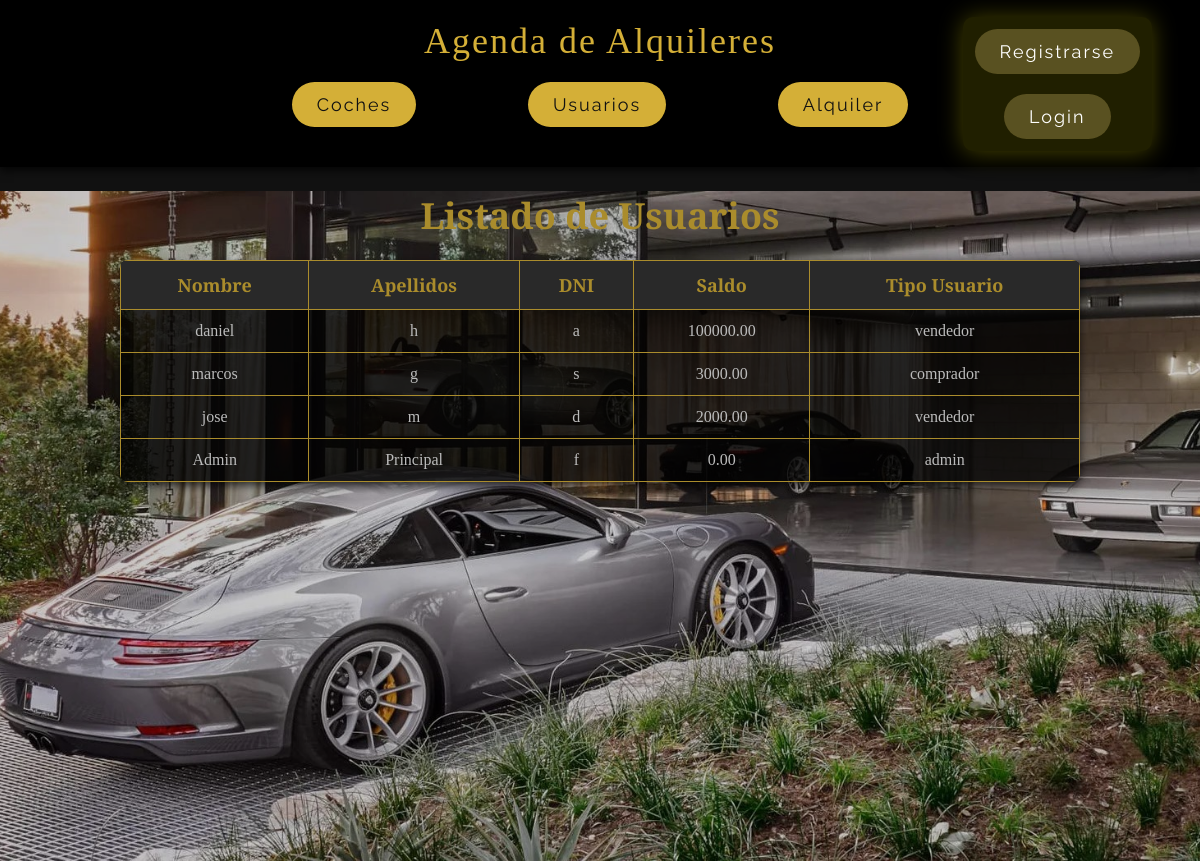
Page /Concesionario_PHP/listar2.php on the committed database.
### tables this page shows
CREATE TABLE `usuarios` (
  `id_usuario` int(10) UNSIGNED NOT NULL,
  `password` varchar(100) NOT NULL,
  `nombre` varchar(50) NOT NULL,
  `apellidos` varchar(50) NOT NULL,
  `dni` varchar(9) NOT NULL,
  `saldo` decimal(10,2) NOT NULL DEFAULT '0.00',
  `tipo_usuario` varchar(20) NOT NULL
);

### Concesionario_PHP/listar2.php (the view, shortened to what this page needs)
<?php
if (!isset($_SESSION['loggedin']) || $_SESSION['loggedin'] !== true) {
    $loggedIn = false;
} else {
    $loggedIn = true;
    $nombre = $_SESSION['nombre'];
    $apellidos = $_SESSION['apellidos'];
    $saldo = $_SESSION['saldo'];
    $tipo_usuario = $_SESSION['tipo_usuario'];
}
?>
<!DOCTYPE html>
<html lang="es">
<head>
<link rel="stylesheet" href="listar2.css">
</head>
<body>
<div class="clase1">Agenda de Alquileres
<div class="clase2">
<div class="clase3">Coches
</div>
<div class="clase3">Usuarios
</div>
<div class="clase3">Alquiler</div></div>
<div class="claseR">
<?php if ($loggedIn): ?>
    <div class="clase3">Hola, <?php echo $nombre; ?> <?php echo $apellidos; ?></div>
    <form method="post">
        <button class="clase3" name="logout" type="submit">Log Out</button>
    </form>
<?php else: ?>
    <div class="clase3"><a href="registro.php">Registrarse</a></div>
    <div class="clase3"><a href="login.php">Login</a></div>
<?php endif; ?>
</div>
</div>
<div class="clase4">
<?php
$conn = mysqli_connect("localhost", "root", "rootroot", "concesionario");
$sql = "SELECT id_usuario, nombre, apellidos, dni, saldo, tipo_usuario FROM usuarios";
$result = mysqli_query($conn, $sql);
if (mysqli_num_rows($result) > 0) {
    echo "<h1>Listado de Usuarios</h1>";
    echo "<table>";
    echo "<tr>
        <th>Nombre</th>
        <th>Apellidos</th>
        <th>DNI</th>
        <th>Saldo</th>
        <th>Tipo Usuario</th>
    </tr>";
    while ($row = mysqli_fetch_assoc($result)) {
        echo "<tr>";
        echo "<td>" . htmlspecialchars($row['nombre']) . "</td>";
        echo "<td>" . htmlspecialchars($row['apellidos']) . "</td>";
        echo "<td>" . htmlspecialchars($row['dni']) . "</td>";
        echo "<td>" . htmlspecialchars($row['saldo']) . "</td>";
        echo "<td>" . htmlspecialchars($row['tipo_usuario']) . "</td>";
        echo "</tr>";
    }
    echo "</table>";
} else {
    echo "<p>No hay usuarios disponibles para mostrar.</p>";
}
?>
</div>
</body>
</html>

### Concesionario_PHP/listar2.css (style rules this page uses)
body { margin: 0; font-family: 'Libre Baskerville', serif; background-color: #111; color: #eaeaea; }
.clase1 { background-color: #000; color: #d4af37; padding: 20px 0; font-size: 36px; text-align: center; box-shadow: 0 4px 8px rgba(0, 0, 0, 0.7); position: sticky; top: 0; z-index: 1000; letter-spacing: 2px; }
.clase2 { display: flex; justify-content: space-evenly; margin: 20px 0; padding: 0 15%; }
.clase3 { border: none;padding: 12px 25px; text-decoration: none; color: #111; background-color: #d4af37; border-radius: 30px; font-size: 18px; font-family: 'Raleway', sans-serif; position: relative; transition: transform 0.3s ease, box-shadow 0.3s ease; }
.clase4 { height: 670px; width: 100%; background-image: url('ee21.jpg'); background-size: cover; background-position: center; filter: brightness(80%); }
.claseR { position: absolute; top: 50%; padding: 1%; right: 4%; transform: translateY(-50%); display: flex; flex-direction: column; background-color: #201f00; box-shadow: 0 1px 25px rgba(144, 137, 0, 0.5); border-radius: 10px; gap: 20px; align-items: center; }
.claseR .clase3 { padding: 12px 25px; text-decoration: none; color: #fff; background-color: #595121; border-radius: 30px; font-size: 18px; font-family: 'Raleway', sans-serif; position: relative; transition: transform 0.3s ease, box-shadow 0.3s ease, background-color 0.3s ease, color 0.3s ease; }
.claseR .clase3 a { color: #fff; text-decoration: none; }
table { width: 80%; margin-left:10%; border-collapse: collapse; background-color: rgba(0, 0, 0, 0.8); border-radius: 8px; overflow: hidden; box-shadow: 0 4px 8px rgba(0, 0, 0, 0.7); }
th, td { padding: 12px; text-align: center; border: 1px solid #d4af37; }
th { background-color: #333; color: #d4af37; font-size: 18px; }
h1 { text-align: center; color: #d4af37; font-size: 36px; margin-bottom: 20px; }

### rows in the picture
usuarios: nombre "daniel", apellidos "h", dni "a", saldo "100000.00", tipo_usuario "vendedor"
usuarios: nombre "marcos", apellidos "g", dni "s", saldo "3000.00", tipo_usuario "comprador"
usuarios: nombre "jose", apellidos "m", dni "d", saldo "2000.00", tipo_usuario "vendedor"
usuarios: nombre "Admin", apellidos "Principal", dni "f", saldo "0.00", tipo_usuario "admin"
